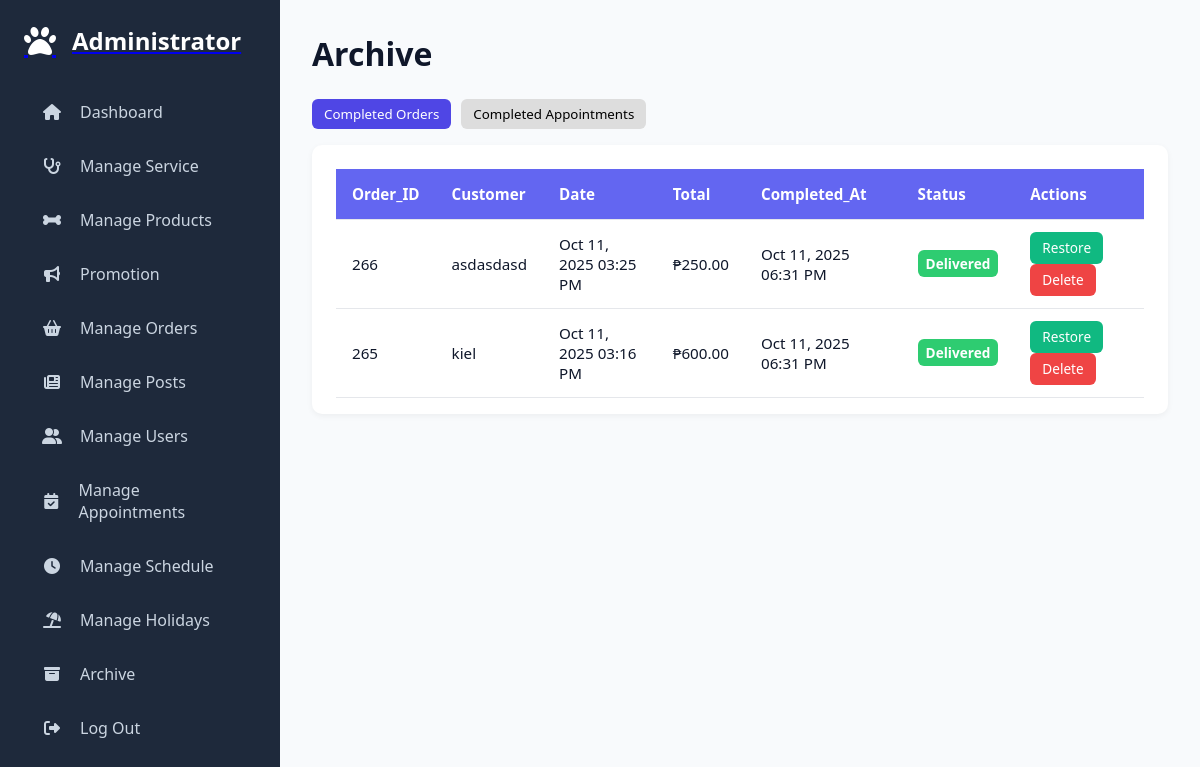
The page /admin/archive.php on the database its author committed.
### tables this page shows
CREATE TABLE `orders` (
  `id` int(11) NOT NULL,
  `user_id` varchar(100) NOT NULL,
  `fullname` varchar(255) NOT NULL,
  `address` text NOT NULL,
  `checkout_email` varchar(255) DEFAULT NULL,
  `phone` varchar(20) NOT NULL,
  `payment_method` varchar(50) NOT NULL,
  `delivery_method` varchar(255) NOT NULL,
  `total` decimal(10,2) NOT NULL,
  `shipping_fee` decimal(10,2) NOT NULL,
  `status` enum('pending','confirmed','shipped','delivered','cancelled') NOT NULL DEFAULT 'pending',
  `completed_at` timestamp NULL DEFAULT NULL,
  `created_at` timestamp NOT NULL DEFAULT current_timestamp()
);

### admin/archive.php (the view, shortened to what this page needs)
<?php
require_once '../components/auth_admin.php';
$stmtOrders = $conn->prepare("
    SELECT * FROM orders
    WHERE status IN ('delivered','cancelled')
    ORDER BY completed_at DESC
");
$stmtOrders->execute();
$completedOrders = $stmtOrders->fetchAll(PDO::FETCH_ASSOC);
?>
<!DOCTYPE html>
<html lang="en">
<head>
<link rel="stylesheet" href="./../assets/css/admin/archive.css?v=<?php echo time(); ?>">
<link rel="stylesheet" href="./../assets/css/admin/admin_header.css?v=<?php echo time(); ?>">
<link rel="stylesheet" href="https://cdnjs.cloudflare.com/ajax/libs/font-awesome/6.4.0/css/all.min.css">
</head>
<body>
<?php include '../components/admin_header.php'; ?>
<div class="admin-container">
    <div class="admin-main">
        <h1>Archive</h1>
        <div class="archive-tabs">
            <button class="tab-btn active" data-target="orders">Completed Orders</button>
            <button class="tab-btn" data-target="appointments">Completed Appointments</button>
        </div>
        <section id="orders" class="tab-content active">
            <?php if(count($completedOrders) > 0): ?>
                <table>
                    <thead>
                        <tr>
                            <th>Order_ID</th>
                            <th>Customer</th>
                            <th>Date</th>
                            <th>Total</th>
                            <th>Completed_At</th>
                            <th>Status</th>
                            <th>Actions</th>
                        </tr>
                    </thead>
                    <tbody>
                        <?php foreach($completedOrders as $order): ?>
                        <tr>
                            <td><?= htmlspecialchars($order['id']) ?></td>
                            <td><?= htmlspecialchars($order['fullname']) ?></td>
                            <td><?= htmlspecialchars(date("M d, Y h:i A", strtotime($order['created_at']))) ?></td>
                            <td>₱<?= number_format($order['total'],2) ?></td>
                            <td>
                                <?= $order['completed_at']
                                    ? htmlspecialchars(date("M d, Y h:i A", strtotime($order['completed_at'])))
                                    : '-' ?>
                            </td>
                            <td>
                                <?php if($order['status'] === 'delivered'): ?>
                                    <span class="status-badge delivered">Delivered</span>
                                <?php elseif($order['status'] === 'cancelled'): ?>
                                    <span class="status-badge cancelled">Cancelled</span>
                                <?php endif; ?>
                            </td>
                            <td>
                                <a class="action-btn restore" href="?restore_order_id=<?= $order['id'] ?>" onclick="return confirm('Restore this order?');">Restore</a>
                                <a class="action-btn delete" href="?delete_order_id=<?= $order['id'] ?>" onclick="return confirm('Delete this order permanently?');">Delete</a>
                            </td>
                        </tr>
                        <?php endforeach; ?>
                    </tbody>
                </table>
            <?php else: ?>
                <p>No completed or cancelled orders.</p>
            <?php endif; ?>
        </section>
    </div>
</div>
</body>
</html>

### assets/css/admin/archive.css (style rules this page uses)
.admin-main h1 { font-size: 2rem; font-weight: 600; color: var(--text-dark); margin-bottom: 1.5rem; }
.admin-main section { background: var(--card-bg); padding: 1rem 1.5rem; border-radius: var(--border-radius); margin-bottom: 2rem; box-shadow: 0 2px 6px rgba(0,0,0,0.05); }
.admin-main table { width: 100%; border-collapse: collapse; margin-top: 0.5rem; overflow-x: auto; }
.admin-main th, .admin-main td { padding: 0.75rem 1rem; text-align: left; border-bottom: 1px solid #e5e7eb; font-size: 0.95rem; color: var(--text-dark); vertical-align: middle; height: 50px; }
.admin-main th { background: var(--primary-color); color: #fff; position: sticky; top: 0; z-index: 2; }
a.action-btn { display: inline-flex; align-items: center; justify-content: center; padding: 0.35rem 0.75rem; border-radius: 6px; font-size: 0.85rem; font-weight: 500; color: #fff; text-decoration: none; line-height: 1; height: 32px; }
a.action-btn.restore { background-color: #10b981; }
a.action-btn.delete { background-color: #ef4444; }
.status-badge { display: inline-block; padding: 4px 8px; font-size: 0.85rem; font-weight: 600; border-radius: 6px; color: #fff; text-transform: capitalize; }
.status-badge.delivered { background-color: #2ecc71; }
.archive-tabs { display: flex; gap: 10px; margin-bottom: 1rem; }
.tab-btn { padding: 6px 12px; border: none; border-radius: 6px; background: #ddd; cursor: pointer; font-weight: 500; }
.tab-btn.active { background: #4f46e5; color: #fff; }
.tab-content { display: none; }
.tab-content.active { display: block; }

### assets/css/admin/admin_header.css (style rules this page uses)
:root { --primary-color: #6366f1; --secondary-color: #4f46e5; --dark-bg: #1e293b; --light-bg: #f8fafc; --text-dark: #0f172a; --text-light: #64748b; --card-bg: #ffffff; --border-radius: 10px; --transition: all 0.3s ease; }
* { margin: 0; padding: 0; box-sizing: border-box; font-family: 'Segoe UI', sans-serif; }
body { background: var(--light-bg); color: var(--text-dark); overflow-x: hidden; }
.admin-container { display: flex; min-height: 100vh; }
.admin-main { margin-left: 280px; flex: 1; padding: 2rem; transition: var(--transition); }
h1 { font-size: 2rem; font-weight: 600; color: var(--text-dark); }

### rows shown on the page
orders: id "266", fullname "asdasdasd", created_at "Oct 11, 2025 03:25 PM", total "250.00", completed_at "Oct 11, 2025 06:31 PM", status "Delivered"
orders: id "265", fullname "kiel", created_at "Oct 11, 2025 03:16 PM", total "600.00", completed_at "Oct 11, 2025 06:31 PM", status "Delivered"
